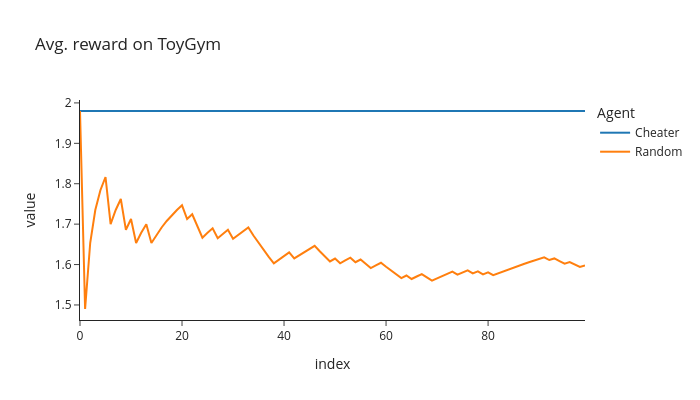

Here is the notebook cell this chart was saved with:
### Markdown cell above
### Exercise - implement `Cheater`

> ```yaml
> Difficulty: 🔴🔴🔴⚪⚪
> Importance: 🔵🔵🔵⚪⚪
> 
> You should spend up to 10-15 minutes on this exercise.
> ```

Below, you should implement the cheater agent. Recall the `find_optimal_policy` function to find the optimal policy for any environment and value of gamma. You should use this function to define the optimal policy on initialization, and then fill in the `get_action` method so that it always returns the corresponding optimal action.

Once you've done this, run the code below to check that your cheating agent outperforms the random agent. The cheating agent represents the best possible behavior, as it omnisciently always knows to play optimally without having to learn.

On the environment `ToyGym-v0`, (assuming $\gamma = 0.99$ and that the environment terminates after 2 timesteps) the cheating agent should always get reward $2 \gamma = 1.98$,
and the random agent should get a fluctuating reward, with average $\frac{2 \gamma + 1}{2} = 1.49$.

Hint: Use `env.unwrapped.env` to extract the `Environment` wrapped inside `gym.Env`, from which you can access `.T` and `.R`.

<details>
<summary>Help - I get 'AttributeError: 'DiscreteEnviroGym' object has no attribute 'num_states''.</summary>

This is probably because you're passing the `DiscreteEnviroGym` object to your `find_optimal_policy` function. In the following line of code:

```python
env_toy = gym.make("ToyGym-v0")
```

the object `env_toy` wraps around the `Toy` environment you used in the previous section. As mentioned, you'll need to use `env.unwrapped.env` to access this environment, and its dynamics.

</details>

### Code cell
class Cheater(Agent):
    def __init__(self, env: DiscreteEnviroGym, config: AgentConfig = defaultConfig, gamma=0.99, seed=0):
        super().__init__(env, config, gamma, seed)
        unwrapped_env = env.unwrapped.env
        self.opt_policy = find_optimal_policy(unwrapped_env, gamma)

    def get_action(self, obs):
        return self.opt_policy[obs]


env_toy = gym.make("ToyGym-v0")
agents_toy: list[Agent] = [Cheater(env_toy), Random(env_toy)]
returns_dict = {}
for agent in agents_toy:
    returns = agent.train(n_runs=100)
    returns_dict[agent.name] = utils.cummean(returns)

line(
    list(returns_dict.values()),
    names=list(returns_dict.keys()),
    title=f"Avg. reward on {env_toy.spec.name}",
    labels={"x": "Episode", "y": "Avg. reward", "variable": "Agent"},
    template="simple_white",
    width=700,
    height=400,
)

### Figure 1 — Plotly figure (JSON) as saved in the notebook; plotly's stock layout.template omitted (floating-point values rounded to 4 significant figures)
{"data": [{"hovertemplate": "Agent=wide_variable_0<br>index=%{x}<br>value=%{y}<extra></extra>", "legendgroup": "wide_variable_0", "line": {"color": "#1F77B4", "dash": "solid"}, "marker": {"symbol": "circle"}, "mode": "lines", "name": "Cheater", "orientation": "v", "showlegend": true, "type": "scatter", "x": [0, 1, 2, 3, 4, 5, 6, 7, 8, 9, 10, 11, 12, 13, 14, 15, 16, 17, 18, 19, 20, 21, 22, 23, 24, 25, 26, 27, 28, 29, 30, 31, 32, 33, 34, 35, 36, 37, 38, 39, 40, 41, 42, 43, 44, 45, 46, 47, 48, 49, 50, 51, 52, 53, 54, 55, 56, 57, 58, 59, 60, 61, 62, 63, 64, 65, 66, 67, 68, 69, 70, 71, 72, 73, 74, 75, 76, 77, 78, 79, 80, 81, 82, 83, 84, 85, 86, 87, 88, 89, 90, 91, 92, 93, 94, 95, 96, 97, 98, 99], "xaxis": "x", "y": [1.98, 1.98, 1.98, 1.98, 1.98, 1.98, 1.98, 1.98, 1.98, 1.98, 1.98, 1.98, 1.98, 1.98, 1.98, 1.98, 1.98, 1.98, 1.98, 1.98, 1.98, 1.98, 1.98, 1.98, 1.98, 1.98, 1.98, 1.98, 1.98, 1.98, 1.98, 1.98, 1.98, 1.98, 1.98, 1.98, 1.98, 1.98, 1.98, 1.98, 1.98, 1.98, 1.98, 1.98, 1.98, 1.98, 1.98, 1.98, 1.98, 1.98, 1.98, 1.98, 1.98, 1.98, 1.98, 1.98, 1.98, 1.98, 1.98, 1.98, 1.98, 1.98, 1.98, 1.98, 1.98, 1.98, 1.98, 1.98, 1.98, 1.98, 1.98, 1.98, 1.98, 1.98, 1.98, 1.98, 1.98, 1.98, 1.98, 1.98, 1.98, 1.98, 1.98, 1.98, 1.98, 1.98, 1.98, 1.98, 1.98, 1.98, 1.98, 1.98, 1.98, 1.98, 1.98, 1.98, 1.98, 1.98, 1.98, 1.98], "yaxis": "y"}, {"hovertemplate": "Agent=wide_variable_1<br>index=%{x}<br>value=%{y}<extra></extra>", "legendgroup": "wide_variable_1", "line": {"color": "#FF7F0E", "dash": "solid"}, "marker": {"symbol": "circle"}, "mode": "lines", "name": "Random", "orientation": "v", "showlegend": true, "type": "scatter", "x": [0, 1, 2, 3, 4, 5, 6, 7, 8, 9, 10, 11, 12, 13, 14, 15, 16, 17, 18, 19, 20, 21, 22, 23, 24, 25, 26, 27, 28, 29, 30, 31, 32, 33, 34, 35, 36, 37, 38, 39, 40, 41, 42, 43, 44, 45, 46, 47, 48, 49, 50, 51, 52, 53, 54, 55, 56, 57, 58, 59, 60, 61, 62, 63, 64, 65, 66, 67, 68, 69, 70, 71, 72, 73, 74, 75, 76, 77, 78, 79, 80, 81, 82, 83, 84, 85, 86, 87, 88, 89, 90, 91, 92, 93, 94, 95, 96, 97, 98, 99], "xaxis": "x", "y": [1.98, 1.49, 1.653, 1.735, 1.784, 1.817, 1.7, 1.735, 1.762, 1.686, 1.713, 1.653, 1.678, 1.7, 1.653, 1.674, 1.692, 1.708, 1.722, 1.735, 1.747, 1.713, 1.724, 1.694, 1.666, 1.678, 1.69, 1.665, 1.676, 1.686, 1.664, 1.674, 1.683, 1.692, 1.672, 1.653, 1.636, 1.619, 1.603, 1.612, 1.621, 1.63, 1.615, 1.624, 1.632, 1.639, 1.646, 1.633, 1.62, 1.608, 1.615, 1.603, 1.61, 1.617, 1.606, 1.613, 1.602, 1.591, 1.598, 1.604, 1.594, 1.585, 1.576, 1.567, 1.573, 1.564, 1.57, 1.576, 1.568, 1.56, 1.566, 1.572, 1.577, 1.583, 1.575, 1.58, 1.585, 1.578, 1.583, 1.576, 1.581, 1.574, 1.579, 1.583, 1.588, 1.593, 1.597, 1.601, 1.606, 1.61, 1.614, 1.618, 1.611, 1.615, 1.609, 1.602, 1.606, 1.6, 1.594, 1.598], "yaxis": "y"}], "layout": {"height": 400, "hovermode": "x unified", "legend": {"title": {"text": "Agent"}, "tracegroupgap": 0}, "title": {"text": "Avg. reward on ToyGym"}, "width": 700, "xaxis": {"anchor": "y", "domain": [0, 1], "title": {"text": "index"}}, "yaxis": {"anchor": "x", "domain": [0, 1], "title": {"text": "value"}}}}
